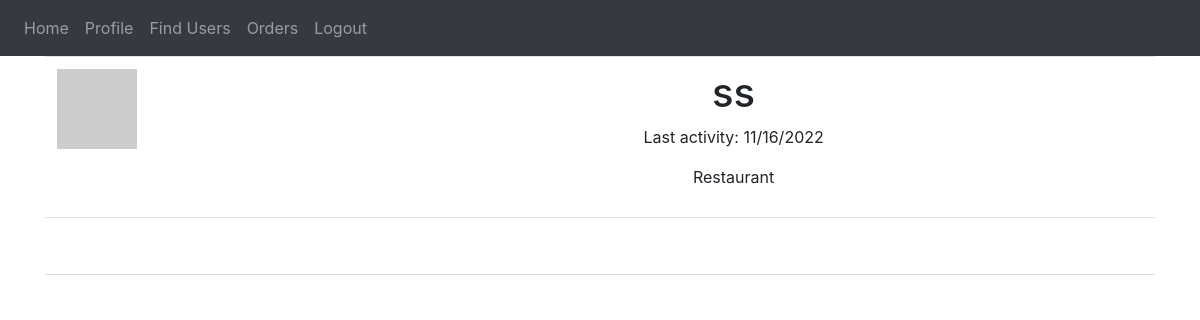
/user/ss (signed in), run on an earlier commit of the app's database.
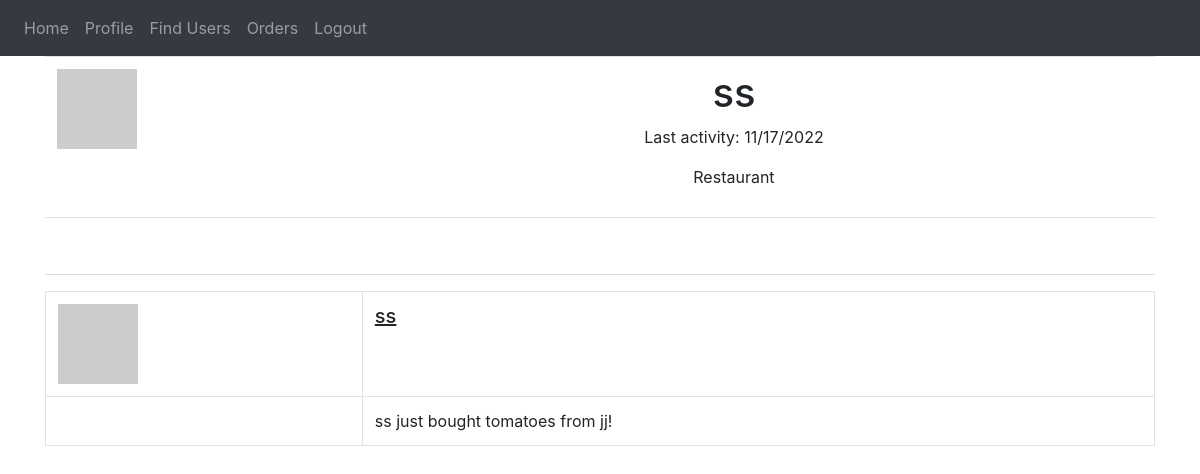
And on a later commit of the database.
### website/models.py (models this page shows)
class User(db.Model, UserMixin):
    id = db.Column(db.Integer, primary_key=True)
    email = db.Column(db.String(150), index=True, nullable=False, unique=True)
    password = db.Column(db.String(150), nullable=False)
    B_name = db.Column(db.String(150), index=True, nullable=False, unique=True)
    B_type = db.Column(db.String(20), nullable=False)
    about_us = db.Column(db.String(10000))
    last_seen = db.Column(db.DateTime, default=datetime.utcnow)
    posts = db.relationship('Post', backref='author', lazy='dynamic')
    items = db.relationship('Item', backref='owner', lazy='dynamic')
    open_orders = db.relationship('OpenOrder', backref='seller', lazy='dynamic')
    closed_orders = db.relationship('ClosedOrder', backref='seller', lazy='dynamic')
    def avatar(self, size):
        digest = md5(self.email.lower().encode('utf-8')).hexdigest()
        return 'https://www.gravatar.com/avatar/{}?d=identicon&s={}'.format(digest, size)

class Post(db.Model):
    id = db.Column(db.Integer, primary_key=True)
    data = db.Column(db.String(10000), nullable=False)
    timestamp = db.Column(db.DateTime, index=True, default=datetime.utcnow)
    user_id = db.Column(db.Integer, db.ForeignKey('user.id'))

### website/views.py (the view, shortened to what this page needs)
@views.route('/user/<B_name>', methods=['GET', 'POST'])
@login_required
def profile(B_name):
    user = User.query.filter_by(B_name=B_name).first_or_404()
    posts = Post.query.filter_by(user_id=user.id).order_by(Post.timestamp.desc())
    favorites = db.engine.execute("SELECT * FROM favorite WHERE user_id = ?", current_user.id)
    fav_status = False
    fav_id = None
    for fav in favorites:
        if user.B_name == fav.vendor:
            fav_status = True
            fav_id = fav.id
    return render_template('user_profile.html', fav_id=fav_id, fav_status=fav_status, favorites=favorites, user=user, posts=posts)

### website/__init__.py (called while the page is built)
def create_app():
    app = Flask(__name__)
    app.config['SECRET_KEY'] = 'hgjladfks;ja;sd'
    app.config['SQLALCHEMY_DATABASE_URI'] = f'sqlite:///{DB_NAME}'
    app.config['SQLALCHEMY_TRACK_MODIFICATIONS'] = False
    app.config["TEMPLATES_AUTO_RELOAD"] = True
    db.init_app(app)
    migrate = Migrate(app, db, render_as_batch=True)
    from .views import views
    from .auth import auth
    app.register_blueprint(views, url_prefix='/')
    app.register_blueprint(auth, url_prefix='/')
    from .models import User, Post, Item, OpenOrder, ClosedOrder, Favorite
    with app.app_context():
        db.create_all()
        print('database created!')
    login_manager = LoginManager()
    login_manager.login_view = 'auth.login'
    login_manager.init_app(app)
    @login_manager.user_loader
    def load_user(id):
        return User.query.get(int(id))
    return app

### website/views.py (called while the page is built)
@views.before_request
def before_request():
    if current_user.is_authenticated:
        current_user.last_seen = datetime.utcnow()
        db.session.commit()

### website/templates/user_profile.html (shortened to what this page needs)
{% extends "base.html" %}
{% block content %}
<table class ="table" align="center">
    <tr valign="top">
        <td><img src="{{ user.avatar(128) }}"></td>
        <td align="center">
            <h1 id="test">{{ user.B_name }}</h1>
            {% if user.last_seen %}<p>Last activity: {{ user.last_seen.strftime('%m/%d/%Y') }}</p>{% endif %}
            <p>{{ user.B_type.capitalize() }}</p>
        </td>
        <td colspan="1" align="right">
        </td>
    </tr>
</table>
<br />
<hr noshade>
{% for post in posts %}
<table class="table table-bordered">
    <tr>
        <td><img src="{{ user.avatar(36) }}"></td>
        <td align="left"><h5><u>{{ post.author.B_name }}</u></h5></td>
    </tr>
    <tr>
        <td></td>
        <td>{{ post.data }}</td>
    </tr>
</table>
<br />
<br />
{% endfor %}
{% endblock %}

What changed in the data, as far as the page shows it:
changed User "ss": last_seen "11/16/2022" → "11/17/2022"
added Post: author.B_name "ss", data "ss just bought tomatoes from jj!"
